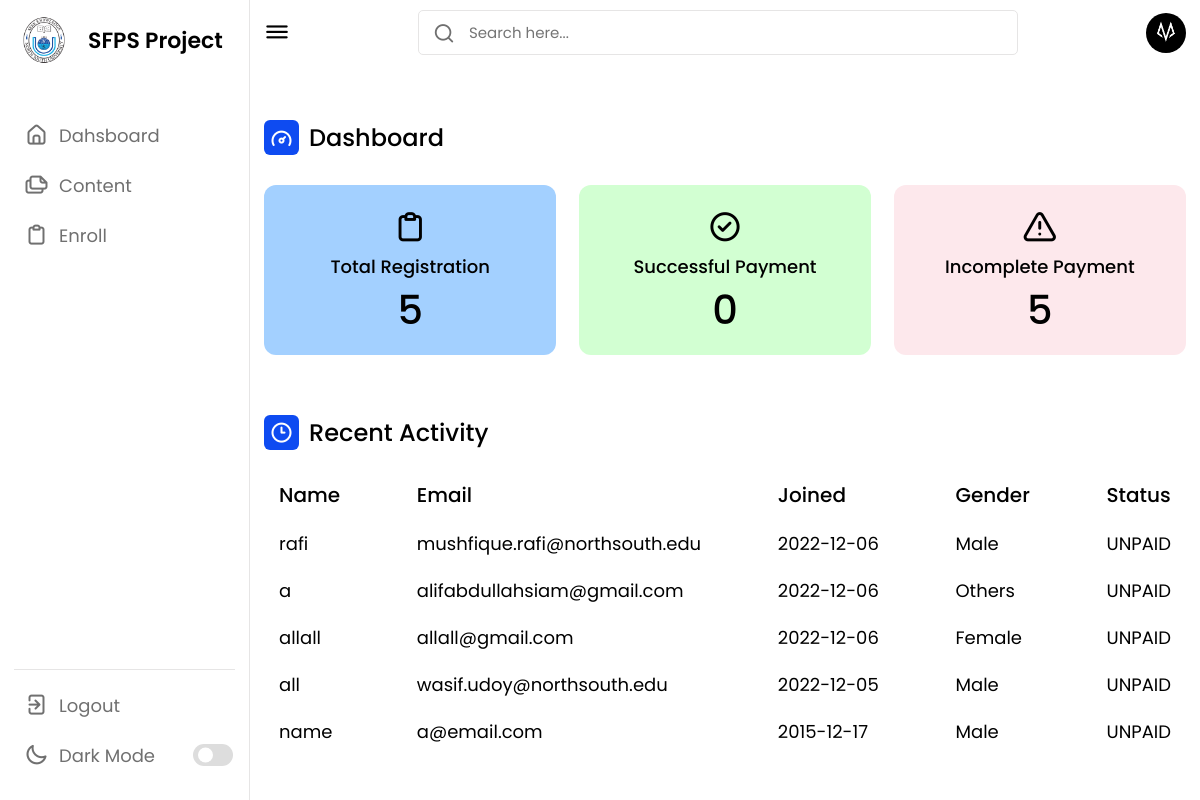
Page /dashboard.php on the committed database.
### tables this page shows
CREATE TABLE `enrolment` (
  `ID` int(11) NOT NULL,
  `NAME` varchar(100) NOT NULL,
  `EMAIL` char(100) NOT NULL,
  `PHONE_NO` int(11) NOT NULL,
  `DOB` date NOT NULL,
  `GENDER` char(7) NOT NULL,
  `COURSE_CODE` char(20) NOT NULL,
  `AMOUNT` double(8,3) NOT NULL,
  `ENROLL_DATE` date NOT NULL,
  `PAYMENT_STATUS` tinyint(1) NOT NULL DEFAULT 0
);

### dashboard.php (the view, shortened to what this page needs)
<!DOCTYPE html>
<html lang="en">
<head>
    <link rel="stylesheet" href="dashboard.css">
    <link rel="stylesheet" href="https://unicons.iconscout.com/release/v4.0.0/css/line.css">
</head>
<body>
    <nav>
        <div class="logo-name">
            <div class="logo-image">
                <img src="images/logo.png" alt="">
            </div>
            <span class="logo_name">SFPS Project</span>
        </div>
        <div class="menu-items">
            <ul class="nav-links">
                <li><a href="#">
                    <i class="uil uil-estate"></i>
                    <span class="link-name">Dahsboard</span>
                </a></li>
                <li><a href="table.php">
                    <i class="uil uil-files-landscapes"></i>
                    <span class="link-name">Content</span>
                </a></li>
                <li><a href="enroll.php">
                    <i class="uil uil-clipboard"></i>
                    <span class="link-name">Enroll</span>
                </a></li>
            </ul>
            <ul class="logout-mode">
                <li><a href="login.php">
                    <i class="uil uil-signout"></i>
                    <span class="link-name">Logout</span>
                </a></li>
                <li class="mode">
                    <a href="#">
                        <i class="uil uil-moon"></i>
                    <span class="link-name">Dark Mode</span>
                </a>
                <div class="mode-toggle">
                  <span class="switch"></span>
                </div>
            </li>
            </ul>
        </div>
    </nav>
    <section class="dashboard">
        <div class="top">
            <i class="uil uil-bars sidebar-toggle"></i>
            <div class="search-box">
                <i class="uil uil-search"></i>
                <input type="text" placeholder="Search here...">
            </div>
            <img src="images/profile.jpg" alt="">
        </div>
        <div class="dash-content">
            <div class="overview">
                <div class="title">
                    <i class="uil uil-tachometer-fast-alt"></i>
                    <span class="text">Dashboard</span>
                </div>
                <div class="boxes">
                    <div class="box box1">
                        <i class="uil uil-clipboard"></i>
                        <span class="text">Total Registration</span>
                        <?php
			            $db =mysqli_connect("localhost", "root", "", "sfps_project" );
			            $sql = "SELECT ID FROM enrolment;";
			            $result =mysqli_query($db,$sql);
                        $i = 0;
                        while($row = mysqli_fetch_assoc($result)){
                            $i++;
                        }
                         ?>
                        <span class="number"><?php echo $i ?></span>
                    </div>
                    <div class="box box2">
                        <i class="uil uil-check-circle"></i>
                        <span class="text">Successful Payment</span>
                        <?php
                        $i = 0;
                         ?>
                        <span class="number"><?php echo $i ?></span>
                    </div>
                    <div class="box box3">
                        <i class="uil uil-exclamation-triangle"></i>
                        <span class="text">Incomplete Payment</span>
                        <?php
			            $db =mysqli_connect("localhost", "root", "", "sfps_project" );
			            $sql = "SELECT ID FROM enrolment WHERE PAYMENT_STATUS = 0;";
			            $result =mysqli_query($db,$sql);
                        $i = 0;
                        while($row = mysqli_fetch_assoc($result)){
                            $i++;
                        }
                         ?>
                        <span class="number"><?php echo $i ?></span>
                    </div>
                </div>
            </div>
            <div class="activity">
                <div class="title">
                    <i class="uil uil-clock-three"></i>
                    <span class="text">Recent Activity</span>
                </div>
                <div class="activity-data">
                    <div class="data names">
                        <span class="data-title">Name</span>
                        <?php
			            $db =mysqli_connect("localhost", "root", "", "sfps_project" );
			            $sql = "SELECT NAME FROM enrolment ORDER BY ENROLL_DATE DESC;";
			            $result =mysqli_query($db,$sql);
			            while($row = mysqli_fetch_assoc($result))
			            {?>
                            <span class="data-list"><?php echo $row["NAME"]; ?></span> <?php
                        }
                            ?>
                    </div>
                    <div class="data email">
                        <span class="data-title">Email</span>
                        <?php
			            $db =mysqli_connect("localhost", "root", "", "sfps_project" );
			            $sql = "SELECT EMAIL FROM enrolment ORDER BY ENROLL_DATE DESC;";
			            $result =mysqli_query($db,$sql);
			            while($row = mysqli_fetch_assoc($result))
			            {?>
                            <span class="data-list"><?php echo $row["EMAIL"]; ?></span> <?php
                        }
                            ?>
                    </div>
                    <div class="data joined">
                        <span class="data-title">Joined</span>
                        <?php
			            $db =mysqli_connect("localhost", "root", "", "sfps_project" );
			            $sql = "SELECT ENROLL_DATE FROM enrolment ORDER BY ENROLL_DATE DESC;";
			            $result =mysqli_query($db,$sql);
			            while($row = mysqli_fetch_assoc($result))
			            {?>
                            <span class="data-list"><?php echo $row["ENROLL_DATE"]; ?></span> <?php
                        }
                            ?>
                    </div>
                    <div class="data type">
                        <span class="data-title">Gender</span>
                        <?php
			            $db =mysqli_connect("localhost", "root", "", "sfps_project" );
			            $sql = "SELECT GENDER FROM enrolment ORDER BY ENROLL_DATE DESC;";
			            $result =mysqli_query($db,$sql);
			            while($row = mysqli_fetch_assoc($result))
			            {?>
                            <span class="data-list"><?php echo $row["GENDER"]; ?></span> <?php
                        }
                            ?>
                    </div>
                    <div class="data status">
                    <span class="data-title">Status</span>
                    <?php
			            $db =mysqli_connect("localhost", "root", "", "sfps_project" );
			            $sql = "SELECT PAYMENT_STATUS FROM enrolment ORDER BY ENROLL_DATE DESC;";
			            $result =mysqli_query($db,$sql);
			            while($row = mysqli_fetch_assoc($result))
			            {?>
                            <span class="data-list"><?php if($row["PAYMENT_STATUS"] == 0){
                                echo "UNPAID";
                            }else{
                                echo "PAID";
                            } ; ?></span> <?php
                        }
                            ?>
                    </div>
                </div>
            </div>
        </div>
    </section>
</body>
</html>

### rows in the picture
enrolment: NAME "rafi", EMAIL "mushfique.rafi@northsouth.edu"
enrolment: NAME "a", EMAIL "alifabdullahsiam@gmail.com"
enrolment: NAME "allall", EMAIL "allall@gmail.com"
enrolment: NAME "all", EMAIL "wasif.udoy@northsouth.edu"
enrolment: NAME "name", EMAIL "a@email.com"

### other values in the picture
$i "5"
$i "0"
$row["ENROLL_DATE"] "2022-12-06"
$row["ENROLL_DATE"] "2022-12-05"
$row["ENROLL_DATE"] "2015-12-17"
$row["GENDER"] "Male"
$row["GENDER"] "Others"
$row["GENDER"] "Female"
